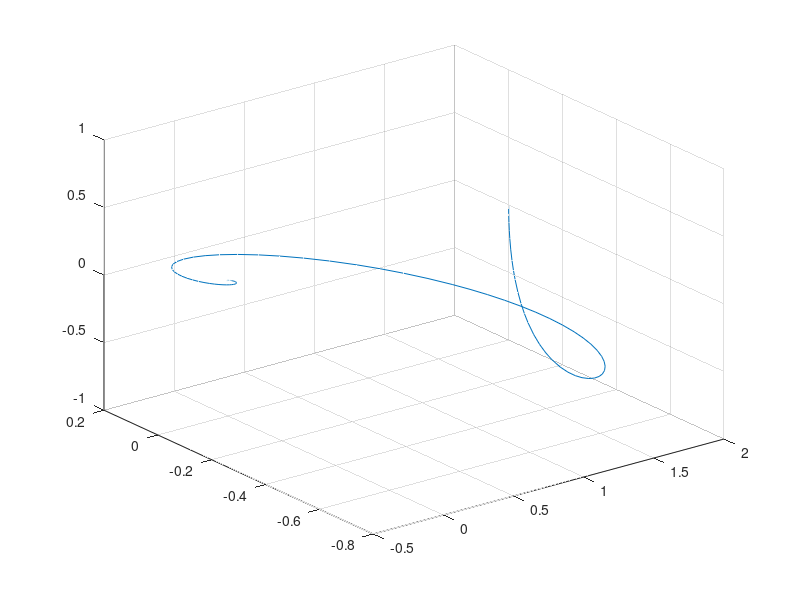
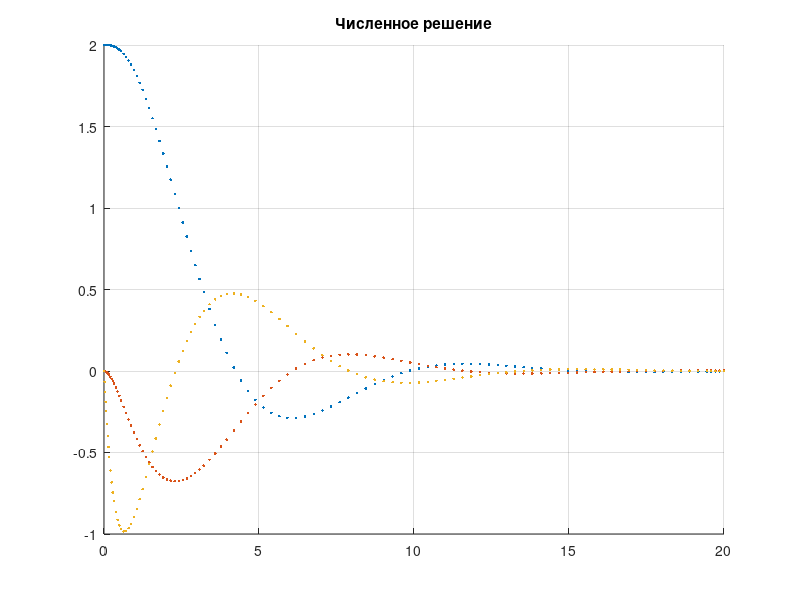

Write MATLAB code to recreate these figures, in order. (Note: this script raises an error after producing the figures.)
clc, clear, close all
x_0 = 2;
y_0 = 0;
z_0 = 0;
Tm = 20;

sys = @(t,x) [  x(2); 
                0.5*x(3); 
                -2*x(1) - 4*x(2) - 3*x(3)];

[T, sol] = ode45(sys, [0 Tm], [x_0 y_0 z_0]);

figure(1)
plot3(sol(:,1),sol(:,2),sol(:,3))
grid on
figure(2)
title('Численное решение');
hold on
plot(T,sol(:,1), '.',T,sol(:,2), '.',T,sol(:,3), '.')
grid on



syms x1(t) x2(t) x3(t) a
eqn(1) = diff(x1,t) == x2;
eqn(2) = diff(x2,t) == 0.5*x3;
eqn(3) = diff(x3,t) == -2*x1 - 4*x2 - 3*x3;
cond(1) = x1(0) == 2;
cond(2) = x2(0) == 0;
cond(3) = x3(0) == 0;
S = dsolve(eqn, cond)

syms t z; % Объявляем временную переменную t как символьную
% Определяем корни полинома
z1 = root(z^3 + 3*z^2 + 2*z + 1, z, 1);
z2 = root(z^3 + 3*z^2 + 2*z + 1, z, 2);
z3 = root(z^3 + 3*z^2 + 2*z + 1, z, 3);
% Определяем функцию
f1 = S.x1;
f2 = S.x2;
f3 = S.x3;
% Построение графика
figure(3)
hold on
fplot(f1, [0, Tm]); 
fplot(f2, [0, Tm]);
fplot(f3, [0, Tm]);
xlabel('t');
ylabel('f(t)');
title('Аналитическое решение');

figure(4)
hold on
plot(T,sol(:,1), 'o',T,sol(:,2), 'o',T,sol(:,3), 'o')
fplot(f1, [0, Tm]); 
fplot(f2, [0, Tm]);
fplot(f3, [0, Tm]);
grid on